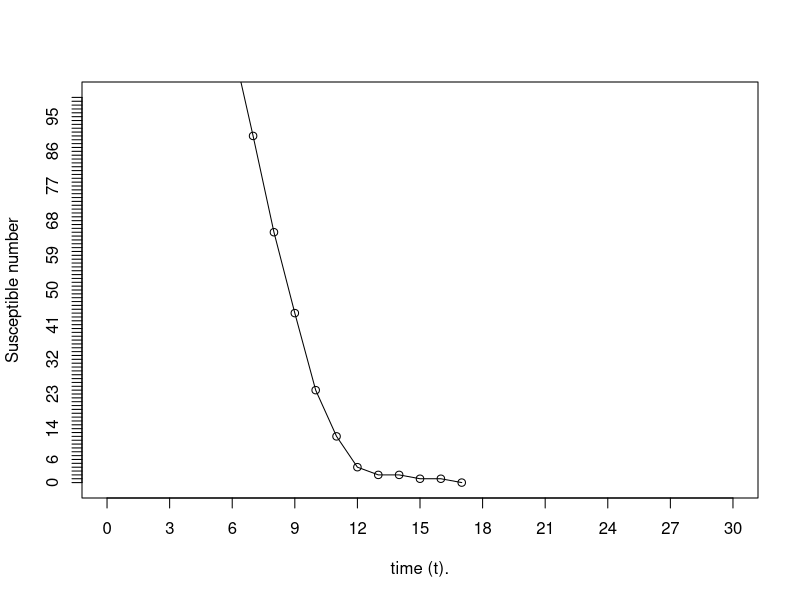
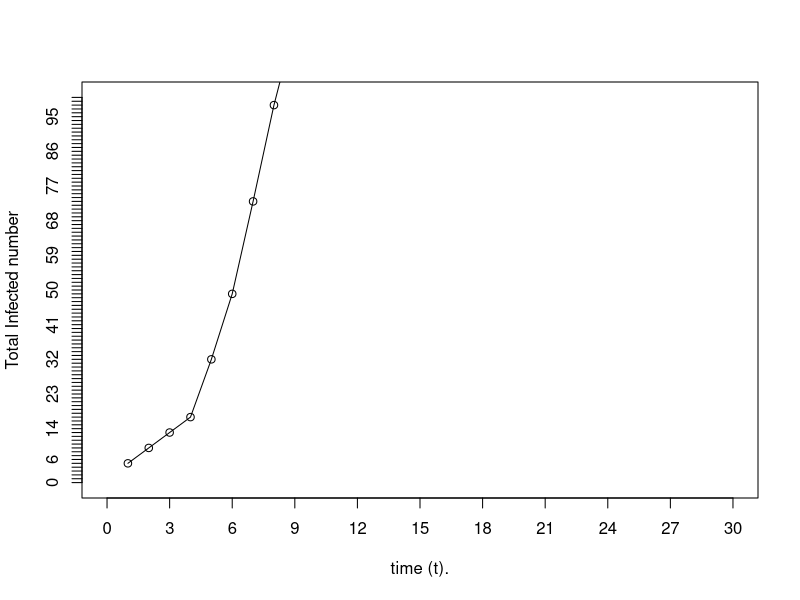
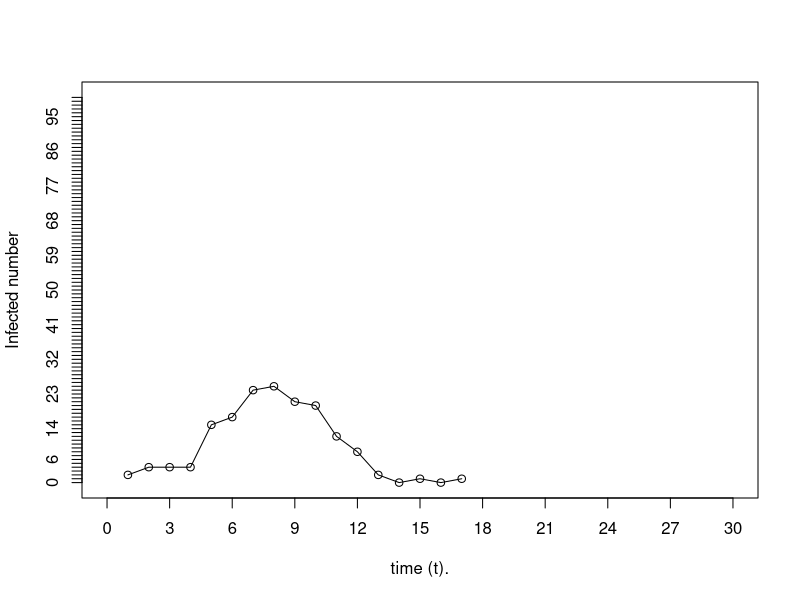
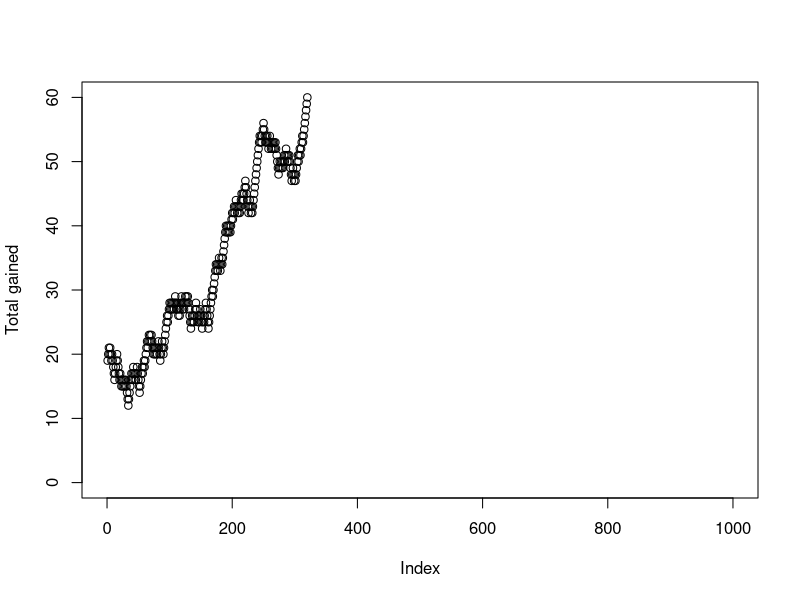
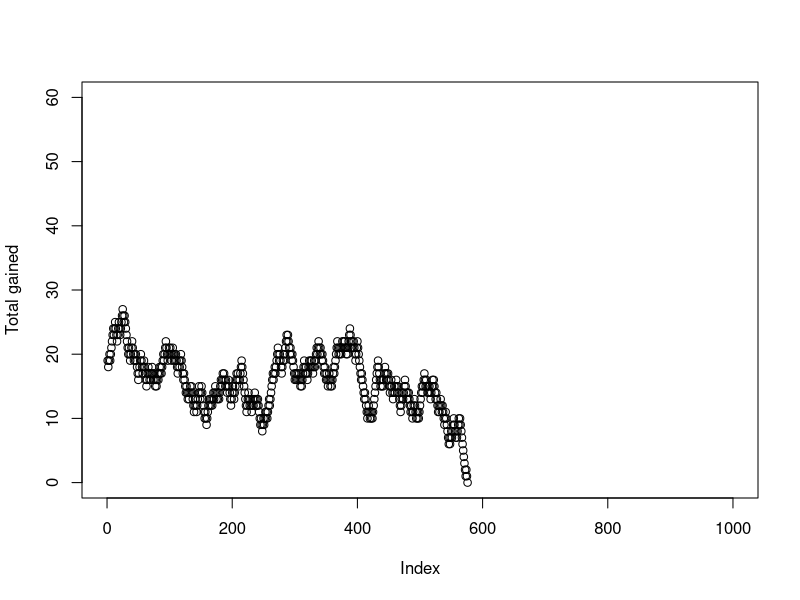
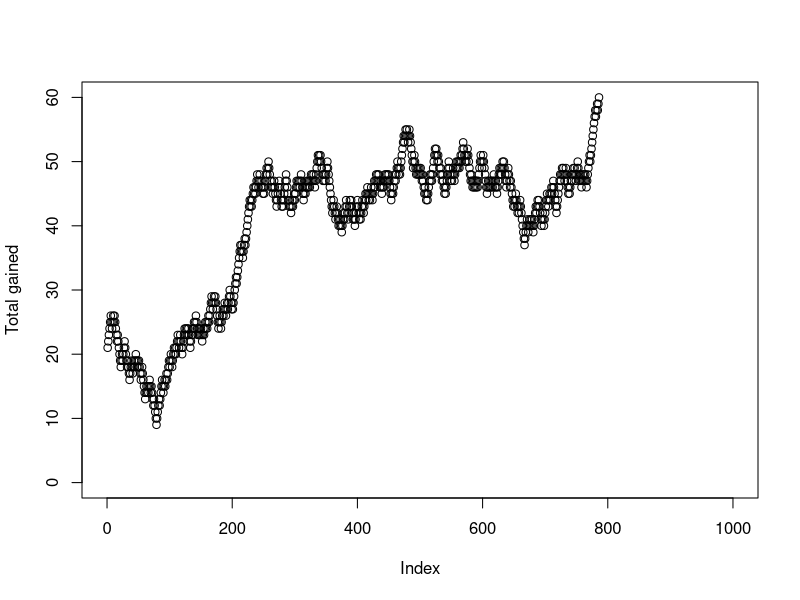
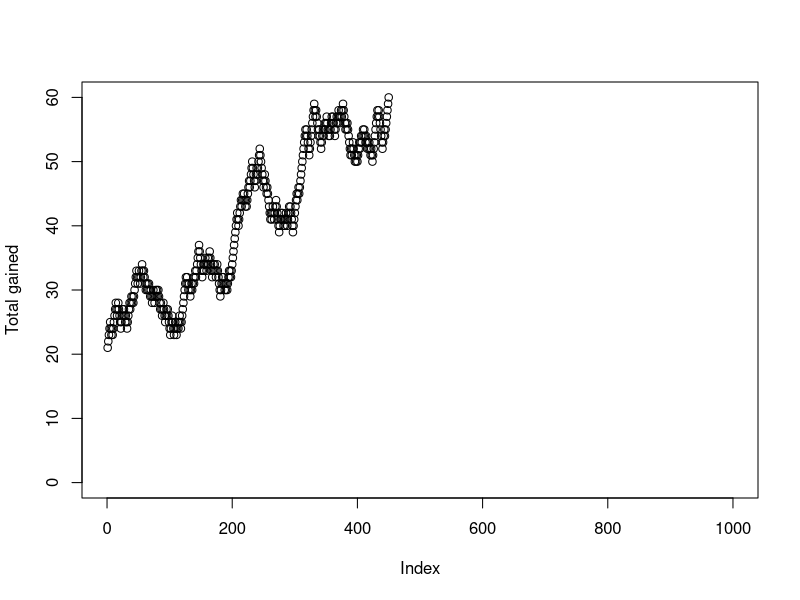
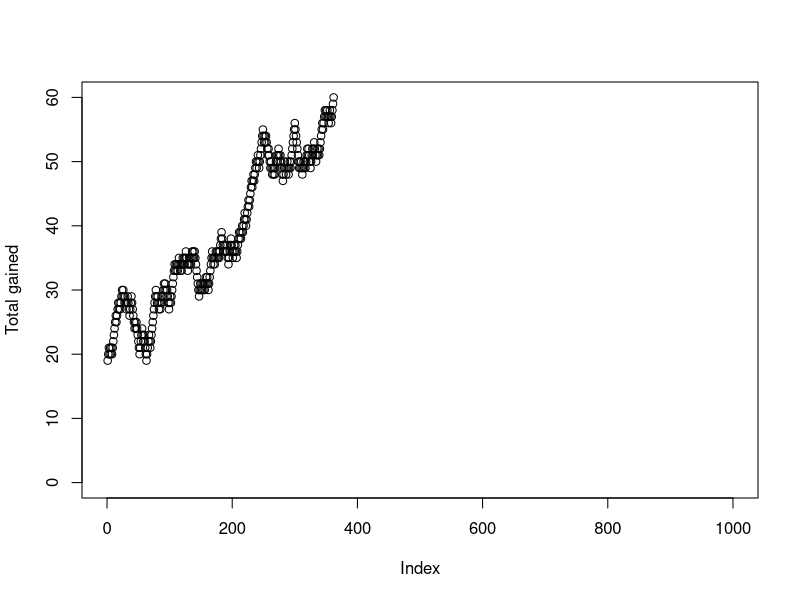

R code for these plots, in order:
## ---- chunk 1
#install.packages("knitr")
library(knitr)
knitr::opts_chunk$set(echo = TRUE)
## ---- chunk 2

 # SIR model (Suceptible Infected Removed)
 # SIR(S0, I0, p)
   # S0 : Poblacion susceptible inicial, no infectada
   # I0 : Poblacion infectada inicial, infectada
   # p  : Probabilidad de que una persona sana sea infectada tras tener contacto con
   #      alguien infectado


SIR<- function(S0,I0,p){
  
  r1= list()
  X= list()
  Y= list()
  W= list()
  i=1
  while (S0>0){
    
    #Selecciona aleatoriamente los infectados
    C<- rbinom( S0, I0, p)
    print(C)
    #Cuenta el numero de infectados en la muestra aleatoria
    I1<-length(C[C>0]) 
    print(I1)
    
    #Actualiza datos
    S0<- S0-I1
    I0<- I0+I1
    
    X[i]<- S0
    Y[i]<- I0
    W[i]<- I1
    i=i+1
    
  }
  
  r1<- list()
  r1[[1]]<- X
  r1[[2]]<- Y
  r1[[3]]<- W
  
  return(r1)  
  
}

Z<-SIR(160,3,0.004)

X<- Z[[1]]
Y<- Z[[2]]
W<- Z[[3]]
X<- unlist(X)
Y<- unlist(Y)
W<- unlist(W)
#plot(X,cex=2)
#plot(Y)
plot(X, xlab="time (t).", ylab= "Susceptible number", 
     cex=1, type="o", xlim=c(0,30), ylim=c(0,100) , lty="solid",xaxp=c(0,30,10),yaxp=c(0,100,100))

plot(Y, xlab="time (t).", ylab= "Total Infected number", 
     cex=1, type="o", xlim=c(0,30), ylim=c(0,100) , lty="solid",xaxp=c(0,30,10),yaxp=c(0,100,100))



plot(W, xlab="time (t).", ylab= "Infected number", 
     cex=1, type="o", xlim=c(0,30), ylim=c(0,100) , lty="solid",xaxp=c(0,30,10),yaxp=c(0,100,100))



## ---- chunk 3
# gamblersruin.R
# Example 1.11

# gamble(k, n, p)
  #   k: Gambler's initial state
  #   n: Gambler plays until either $n or Ruin
  #   p: Probability of winning $1 at each play
  #   Function returns 1 if gambler is eventually ruined
  #                    returns 0 if gambler eventually wins $n
  
gamble <- function(k,limit,p, graficar) {
  
	stake <- k # Capital 
	n <- 0
	steps <- c(NULL)
	while (stake > 0 & stake < limit & n < 1000 ) {
	  
	  n <- n + 1
	  
		bet <- sample(c(-1,1),1,prob=c(1-p,p))
		stake <- stake + bet
		
		steps <- c(steps, bet)
		
	}
	
	#graficar las simulaciones
  
  if(graficar == TRUE) {
    
    sum <- c(NULL)
  
    for(i in 1:length(steps)){
      if( i == 1){
        sum <- c(sum, k + steps[i])
      }
      sum <- c(sum, sum[i-1] + steps[i])
    }
  
    plot(sum, ylab = "Total gained", xlim = c(0,1000), ylim=c(0,limit) )
    
  }

  #terminar
	
	if (stake == 0) 
	   return(1) 
	else 
	  return(0)
	}   

k <- 20 
limit <-  60  
p <- 1/2  # Probabilidad de ganar cada intento
trials <- 100 # Numero de intentos del juego

#simular 1000
simlist <- replicate(trials, gamble(k, limit, p, graficar = TRUE)) # LLevamos a cabo varios intentos del juego y guardamos los resultados en un vector
cat("Probabilidad de ir a la ruina: ")
mean(simlist) # Estimate of probability that gambler is ruined
# For p = 0.5, exact probability is (n-k)/n

x<- 20  # Capital inicial 
b<- 60  # Monto total
p<- 0.5 # Probabilidad de victoria de cada juego
trials<- 1000  # Numero de veces que se llevara a cabo la simulacion de ruina del                       jugador
simlist<- replicate(trials,gamble(x,b,p, graficar = FALSE)) # replicamos los juegos muchas veces
cat("Probabilidad de ir a la ruina: ")
mean(simlist)

## ---- chunk 4
# pizza.R
# Example 1.25
# Simulation of Bob's pizza probability

trials <- 10000
simlist <- numeric(trials)
toppings <- c("pepper","pepperoni","pineapple","prawns","proscuitto")

for (i in 1:trials) {
  pineapple <- 0
  pepperoni <- 0
  while (pineapple == 0) {
     pick <- sample(toppings,1)
     if (pick == "pepperoni") pepperoni <- pepperoni + 1
     if (pick == "pineapple") pineapple <- 1
  }
  
  simlist[i] <- pepperoni
}

mean(simlist)


## ---- chunk 5
trials <- 100000
simlist <- numeric(trials)

for (i in 1:trials) {
  expense <- rexp(1,1/500)
  payout <- max(0, expense-100)
  simlist[i] <- payout
}

mean(simlist)
sd(simlist)



## ---- chunk 6

FlippingCoin = function(p_head, n_throws){
  flip_list <- c(NULL)
  
  for (i in 1:n_throws) {
    flip <- sample(c("H","T"), 1, prob = c(p_head, 1-p_head)) #Head : H, Tail: T
    flip_list <- c(flip_list, flip)
  }
  
  n_heads = 0
  for (i in 1:3) {
    if (flip_list[i] == "H") {
      n_heads <- n_heads + 1
    }
  }
  
  return (n_heads)
}

FlippingCoin_first_head = function(p_head, n_throws){
  flip_list <- c(NULL)
  
  for (i in 1:n_throws) {
    flip <- sample(c("H","T"), 1, prob = c(p_head, 1-p_head)) #Head : H, Tail: T
    flip_list <- c(flip_list, flip)
  }
  
  if(flip_list[1] == "H"){
    return(1)
  }else {
    return(0)
  }
}

#parámetros
p_head = 1/2
n_throws = 3
replications <- 1000

simlist_1 <- replicate(replications, FlippingCoin(p_head, n_throws))
cat("Media de caras en 3 tiros: ", mean(simlist_1))


#simulaciones para calcular la probablidad de que la primer moneda sea cara
simlist_2 <- replicate(replications, FlippingCoin_first_head(p_head, n_throws))
cat("\nMedia de que el primer lanzamieno sea cara :", mean(simlist_2))

## ---- chunk 7
deck_cards = function (looking_for) {
  deck <- rep(c(1:12),4)
  cards <- c(NULL)
  n <- 0
  
  while (n <= 48 ) {
    chosen_card <- sample(deck, 1)
    
    n <- n + 1
    
    if(chosen_card == 1){
      break
    }
    
    #Quitar la carta que salio del maso
    deck <- deck[-which(deck == chosen_card)[1]]
    
  }
  
  return(n)
}

replications <- 1000
simlist <- replicate(replications, deck_cards(1))
cat("Movimientos promedio para encontrar el as: ",mean(simlist),"\n")
cat("Varianza :", var(simlist))

## ---- chunk 8
n <- 10000
arrival_time <- rexp(n, rate = 1/30) #mean = 1/rate 

first_minutes <- arrival_time[ arrival_time <= 20]

probability <- length(first_minutes)/n

confirmed_prob <- pexp(20, rate = 1/30)
cat("Probabilidad de acuerdo a la poblacion", probability, "\n")
cat("Función de distribucion ", confirmed_prob)

## ---- chunk 9
k <- 60 
limit <-  100  
p <- 0.50  # Probabilidad de ganar cada intento
trials <- 1000 # Numero de intentos del juego

#simular 1000
simlist <- replicate(trials, gamble(k, limit, p, graficar = FALSE))
cat("Probabilidad de que gane $100 con p = 0.50\n")
print(1-mean(simlist))

p <- 0.51
trials <- 100
simlist <- replicate(trials, gamble(k, limit, p, graficar = TRUE))
cat("Probabilidad de que gane $100 con p = 0.51\n")
print(1-mean(simlist))
## ---- chunk 10
Z<-SIR(160,10,0.004)

X<- Z[[1]]
Y<- Z[[2]]
W<- Z[[3]]
X<- unlist(X)
Y<- unlist(Y)
W<- unlist(W)
#plot(X,cex=2)
#plot(Y)
plot(X, xlab="time (t).", ylab= "Susceptible number", 
     cex=1, type="o", xlim=c(0,30), ylim=c(0,100) , lty="solid",xaxp=c(0,30,10),yaxp=c(0,100,100))

plot(Y, xlab="time (t).", ylab= "Total Infected number", 
     cex=1, type="o", xlim=c(0,30), ylim=c(0,100) , lty="solid",xaxp=c(0,30,10),yaxp=c(0,100,100))



plot(W, xlab="time (t).", ylab= "Infected number", 
     cex=1, type="o", xlim=c(0,30), ylim=c(0,100) , lty="solid",xaxp=c(0,30,10),yaxp=c(0,100,100))
## ---- chunk 11
Z<-SIR(160,30,0.004)

X<- Z[[1]]
Y<- Z[[2]]
W<- Z[[3]]
X<- unlist(X)
Y<- unlist(Y)
W<- unlist(W)
#plot(X,cex=2)
#plot(Y)
plot(X, xlab="time (t).", ylab= "Susceptible number", 
     cex=1, type="o", xlim=c(0,30), ylim=c(0,100) , lty="solid",xaxp=c(0,30,10),yaxp=c(0,100,100))

plot(Y, xlab="time (t).", ylab= "Total Infected number", 
     cex=1, type="o", xlim=c(0,30), ylim=c(0,100) , lty="solid",xaxp=c(0,30,10),yaxp=c(0,100,100))



plot(W, xlab="time (t).", ylab= "Infected number", 
     cex=1, type="o", xlim=c(0,30), ylim=c(0,100) , lty="solid",xaxp=c(0,30,10),yaxp=c(0,100,100))
## ---- chunk 12

accidents <- function(){
  day <- runif(1, min = 0, max = 3)
  accidents <- rpois(1, day)
  
  return(accidents)
}

replications <- 10000
simlist <- replicate(replications, accidents())
cat("Promedio de accidentes por día ", mean(simlist), "\n")
cat("Varianza de accidentes por día ", var(simlist), "\n")


